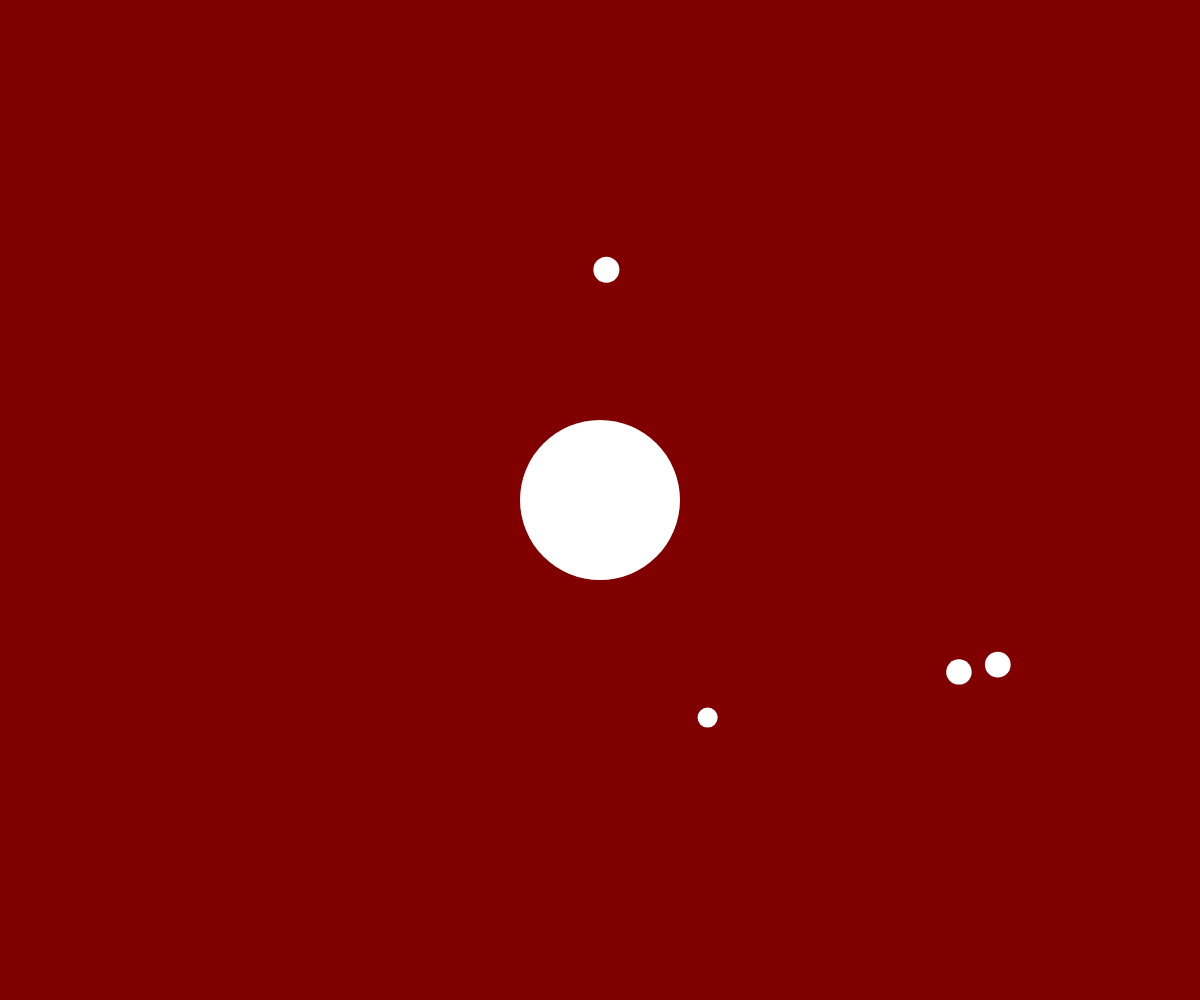
Frame 1 (no input)
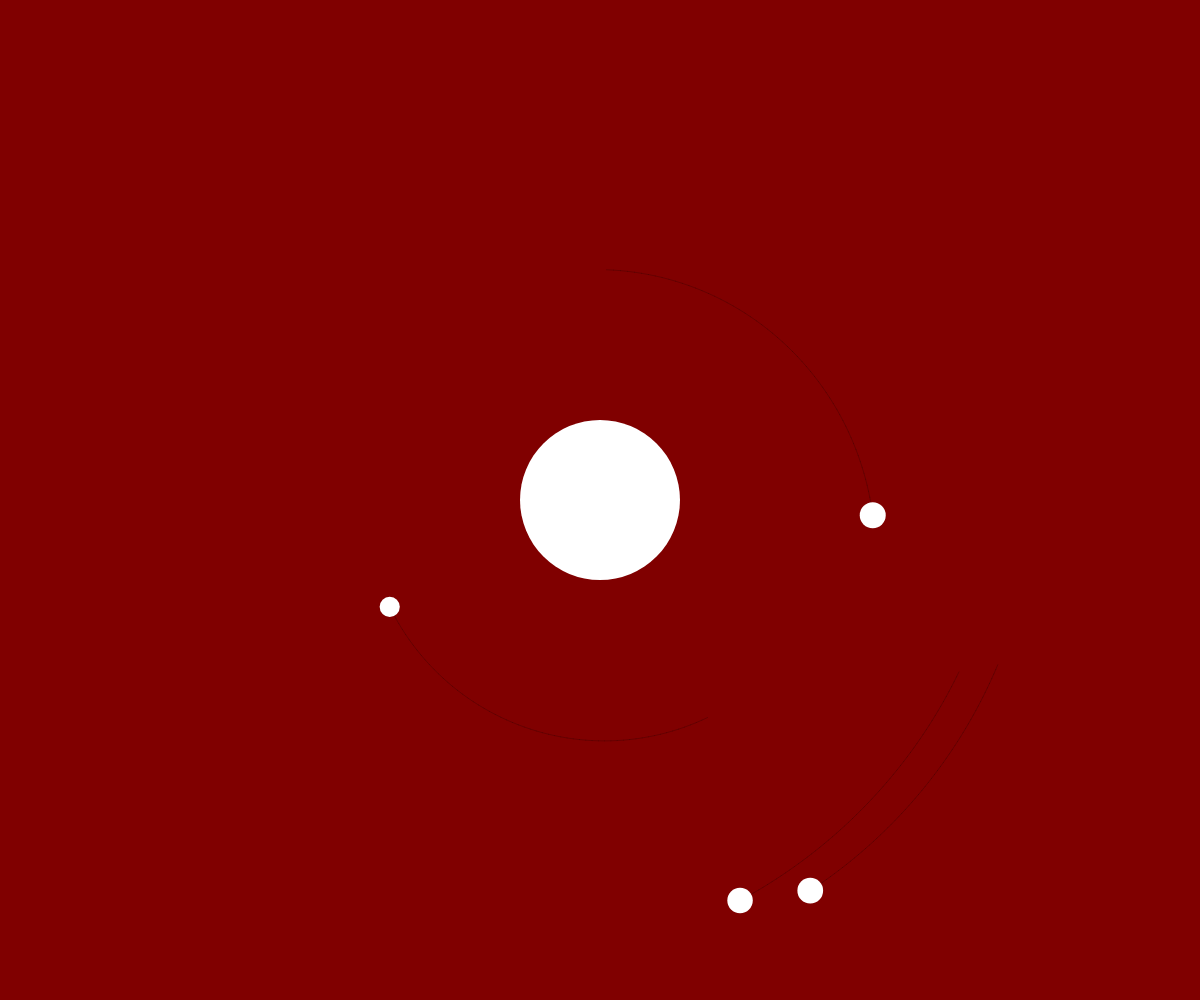
Frame 60 (no input)
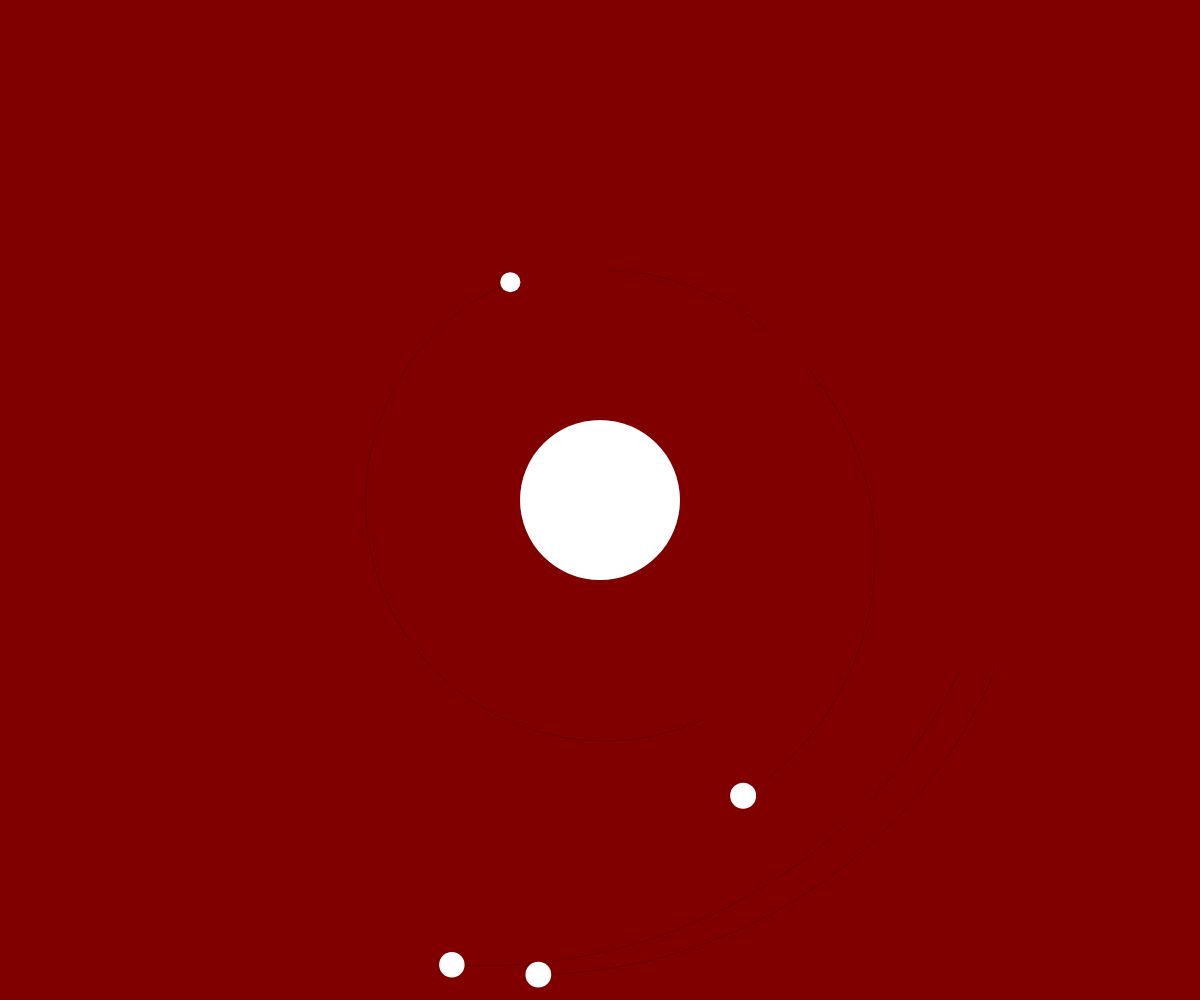
Frame 120 (the mouse pressed at the canvas centre since frame 60)

The p5.js sketch that drew these frames (run headless with seeded random() and noise() and a simulated clock; from frame 60 on, the mouse is pressed at the canvas centre):

// p5.js sketch
// ── sketch.js
let planets = []
let sun
let numPlanets = 4
let G = 120
let destabilise = 0.15

function setup() {
  createCanvas(windowWidth,windowHeight)
  sun = new Body(80,createVector(0,0),createVector(0,0))

    // Initialise the planets
  for (let i = 0; i < numPlanets; i++) {
    let mass = random(8, 15)
    let radius = random(sun.d, min(windowWidth/2,windowHeight/2))
    let angle = random(0, TWO_PI)
    let planetPos = createVector(radius * cos(angle),       radius*sin(angle))

    // Find direction of orbit and set velocity
    let planetVel = planetPos.copy()
    if (random(1) < 0.1) planetVel.rotate(-HALF_PI)
    else planetVel.rotate(HALF_PI)  // Direction of orbit
    planetVel.normalize()
    planetVel.mult( sqrt((G * sun.mass)/(radius)) ) // Circular orbit velocity
    planetVel.mult( random( 1-destabilise, 1+destabilise) ) // create elliptical orbit

    planets.push( new Body(mass, planetPos, planetVel) )
  }
}

function draw() {
  background(128,0,0)
  translate(width/2, height/2)
  for (let i = numPlanets-1; i >= 0; i--) {
    sun.attract(planets[i])
    planets[i].move()
    planets[i].show()
  }
  sun.show()
}


function Body(_mass, _pos, _vel){
  this.mass = _mass
  this.pos = _pos
  this.vel = _vel
  this.d = this.mass*2
  this.thetaInit = 0
  this.path = []
  this.pathLen = Infinity

  this.show = function() {
    stroke(0,50)
    for (let i = 0; i < this.path.length-2; i++) {
      line(this.path[i].x, this.path[i].y, this.path[i+1].x, this.path[i+1].y,)
    }
    fill(255); noStroke()
    ellipse(this.pos.x, this.pos.y, this.d, this.d)
  }


  this.move = function() {
    this.pos.x += this.vel.x
    this.pos.y += this.vel.y
    this.path.push(createVector(this.pos.x,this.pos.y))
    if (this.path.length > 200) this.path.splice(0,1)
  }

  this.applyForce = function(f) {
    this.vel.x += f.x / this.mass
    this.vel.y += f.y / this.mass
  }

  this.attract = function(child) {
    let r = dist(this.pos.x, this.pos.y, child.pos.x, child.pos.y)
    let f = (this.pos.copy()).sub(child.pos)
    f.setMag( (G * this.mass * child.mass)/(r * r) )
    child.applyForce(f)
  }

}
